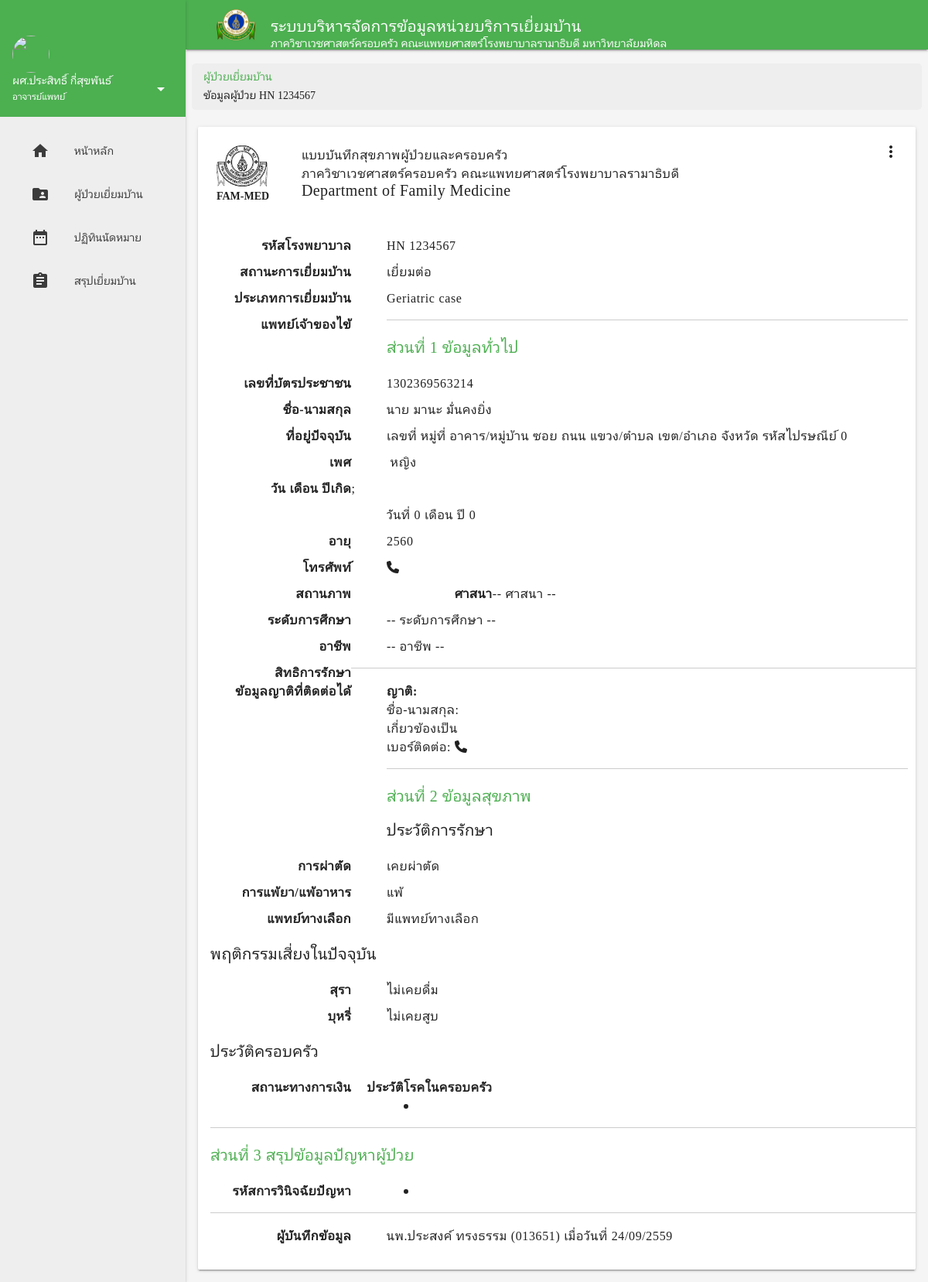
/patient_show.php?hn=1234567 (signed in), run on the app's committed database.
### tables this page shows
CREATE TABLE `patientinfo` (
  `patient_hn` int(7) NOT NULL,
  `patient_visit_status` int(1) DEFAULT NULL,
  `patient_visit_type` int(1) DEFAULT NULL,
  `patient_id` varchar(13) NOT NULL,
  `patient_p_name` varchar(100) DEFAULT NULL,
  `patient_name` varchar(50) DEFAULT NULL,
  `patient_surname` varchar(50) DEFAULT NULL,
  `patient_gender` varchar(1) DEFAULT NULL,
  `patient_dateofbirth` int(2) DEFAULT NULL,
  `patient_monthofbirth` varchar(15) DEFAULT NULL,
  `patient_yearofbirth` int(4) DEFAULT NULL,
  `patient_status` varchar(20) DEFAULT NULL,
  `patient_religion` varchar(15) DEFAULT NULL,
  `patient_occupation` varchar(50) DEFAULT NULL,
  `patient_education` varchar(30) NOT NULL,
  `insure` varchar(10) NOT NULL,
  `patient_add_no` varchar(10) DEFAULT NULL,
  `patient_add_mhoo` varchar(10) NOT NULL,
  `patient_add_village` varchar(30) NOT NULL,
  `patient_add_soi` varchar(30) NOT NULL,
  `patient_add_road` varchar(30) NOT NULL,
  `patient_add_subdis` varchar(30) NOT NULL,
  `patient_add_dis` varchar(30) NOT NULL,
  `patient_add_province` varchar(30) NOT NULL,
  `patient_add_zip` int(4) NOT NULL,
  `patient_no_home` varchar(30) NOT NULL,
  `patient_no_mobile` varchar(10) NOT NULL,
  `patient_no_work` varchar(10) NOT NULL,
  `patient_doctor_owner` varchar(50) NOT NULL,
  `patient_doctor_visit` varchar(50) NOT NULL,
  `surgery` varchar(50) NOT NULL,
  `allergic` varchar(50) NOT NULL,
  `alternative` varchar(50) NOT NULL,
  `alcohol` varchar(4) NOT NULL,
  `alcohol_input` int(1) NOT NULL,
  `cigarette` varchar(4) NOT NULL,
  `cigarette_amout` int(3) NOT NULL,
  `cigarette_period` int(3) NOT NULL,
  `money` int(1) NOT NULL,
  `hypertansion` int(1) NOT NULL,
  `diabetes_mellitus` int(1) NOT NULL,
  `dyslipidemia` int(1) NOT NULL,
  `stroke` int(1) NOT NULL,
  `cad` int(1) NOT NULL,
  `cancer` varchar(50) NOT NULL,
  `other` varchar(50) NOT NULL,
  `main` varchar(5) NOT NULL,
  `problem` varchar(150) NOT NULL,
  `num_visit` int(2) NOT NULL,
  `last_visit` date NOT NULL,
  `next_visit` date NOT NULL,
  `relate_name` varchar(60) NOT NULL,
  `relate_tel` varchar(10) NOT NULL,
  `relate_def` varchar(20) NOT NULL
);

### patient_show.php (the view, shortened to what this page needs)
<!DOCTYPE html>
<html>
<?php
                                    $dbname = 'homevisit';
$hn = $_GET["hn"];
$sql20="SELECT * from patientinfo where patient_hn like '$hn' ";
$result = mysql_db_query($dbname,$sql20) or die (mysql_error());
$row = mysql_fetch_array($result);
$type = $row["patient_visit_type"];
switch ($type) {
case 2:
    $type = "Geriatric case"; break;
}
    $hn = $row["patient_hn"];
    $add = $row["patient_p_name"]." ".$row["patient_name"]." ".$row["patient_surname"];
    $addd = "เลขที่ ".$row["patient_add_no"]." หมู่ที่ ".$row["patient_add_mhoo"]." อาคาร/หมู่บ้าน ".$row["patient_add_village"]." ซอย ".$row["patient_add_soi"]." ถนน ".$row["patient_add_road"]." แขวง/ตำบล ".$row["patient_add_subdis"]." เขต/อำเภอ ".$row["patient_add_dis"]." จังหวัด ".$row["patient_add_province"]." รหัสไปรษณีย์ ".$row["patient_add_zip"];
    $gender = $row["patient_gender"];
    $l2 = "วันที่ ".$row["patient_dateofbirth"]." เดือน ".$row["patient_monthofbirth"]." ปี ".$row["patient_yearofbirth"];
    $id = $row["patient_id"];
    $a = $row["patient_yearofbirth"];
$tel = $row["patient_no_mobile"];
$religion = $row["patient_religion"];
$edu = $row["patient_education"];
$occ = $row["patient_occupation"];
$r1 = $row["relate_name"];
$r2 = $row["relate_def"];
$sur = $row["surgery"];
$al = $row["alternative"];
$b = $row["alcohol"];
$ll = $row["problem"];
$ci = $row["cigarette"];
$other = $row["other"];
$lov = $row["allergic"];
    ?>
    <head>
    <link rel="stylesheet" href="lib/mdl/material.min.css">
    <link rel="stylesheet" href="lib/mdl-template-dashboard/styles.css">
    <link rel="stylesheet" href="lib/font-awesome-4.6.3/css/font-awesome.min.css">
    <link rel="stylesheet" href="css/main.css">
    <link rel="stylesheet" href="css/font.css">
    <link rel="stylesheet" href="css/breadcrumb.css">
    </head>
    <body>
        <div class="demo-layout mdl-layout mdl-js-layout mdl-layout--fixed-drawer mdl-layout--fixed-header">
           <?php include "header.html";?>
            <main class="mdl-layout__content mdl-color--grey-100">
                <div class="mdl-grid demo-content">
                    <ul class="breadcrumb">
                        <li><a href="patient.html">ผู้ป่วยเยี่ยมบ้าน</a></li>
                        <li>ข้อมูลผู้ป่วย HN
                            <?php echo $hn;?>
                        </li>
                    </ul>
                    <div class="demo-updates mdl-card mdl-shadow--2dp mdl-cell mdl-cell--12-col mdl-cell--12-col-tablet mdl-cell--12-col-desktop">
                        <div class="mdl-card__menu">
                            <button id="menu-function" class="mdl-button mdl-js-button mdl-button--icon"> <i class="material-icons">more_vert</i> </button>
                        </div>
                        <div class="mdl-card__supporting-text mdl-color-text--grey-900 mdl-cell--12-col">
                            <div class="mdl-grid mdl-typography--subhead">
                                <div><img class="logo-report" src="img/logo-report.jpg">
                                    <p class="mdl-typography--body-2">FAM-MED</p>
                                </div>
                                <div> แบบบันทึกสุขภาพผู้ป่วยและครอบครัว
                                    <br> ภาควิชาเวชศาสตร์ครอบครัว คณะแพทยศาสตร์โรงพยาบาลรามาธิบดี
                                    <p class="mdl-typography--title">Department of Family Medicine</p>
                                </div>
                            </div>
                            <dl class="dl-horizontal mdl-typography--subhead"> <dt>รหัสโรงพยาบาล</dt>
                                <dd>HN
                                    <?php echo $hn;?>
                                </dd> <dt>สถานะการเยี่ยมบ้าน</dt>
                                <dd>เยี่ยมต่อ</dd> <dt>ประเภทการเยี่ยมบ้าน</dt>
                                <dd>
                                    <?php echo $type;?>
                                </dd> <dt>แพทย์เจ้าของไข้</dt>
                                <dd>
                                        <hr>
                                        <h1 class="mdl-typography--title mdl-color-text--green">ส่วนที่ 1 ข้อมูลทั่วไป</h1> <dt>เลขที่บัตรประชาชน</dt>
                                        <dd>
                                            <?php echo $id;?>
                                        </dd> <dt>ชื่อ-นามสกุล</dt>
                                        <dd>
                                            <?php echo $add;?>
                                        </dd> <dt>ที่อยู่ปัจจุบัน</dt>
                                        <dd>
                                            <?php echo $addd;?>
                                        </dd> <dt>เพศ</dt>
                                        <dd>
                                            <?php
                                $mars = "fa fa-mars";
                                $venus = "fa fa-venus";
                                if ($gender == "male"){
                                    echo "<i class={$mars}></i> ชาย</dd>;";
                                }
                                else
                                    echo "<i class={$venus}></i> หญิง</dd>;";
                                ?> </dd> <dt>วัน เดือน ปีเกิด</dt>
                                        <dd>
                                            <?php  echo $l2; ?>
                                        </dd> <dt>อายุ</dt>
                                        <dd>
                                            <?php
                                $age = 2560 - $a;
                                echo $age;
                                ?>
                                        </dd> <dt>โทรศัพท์</dt>
                                        <dd><i class="fa fa-phone"></i>
                                        </dd>
                            <dt>สถานภาพ</dt>
                                         <dt>ศาสนา</dt>
                                        <dd>
                                            <?php
                                if ($religion  == 1) echo "พุธ" ;
                                else if ($religion  == 2)echo "คริสต์" ;
                                else if ($religion  == 3)echo "อิสลาม" ;
                                else echo $religion ;
                                ?>
                                        </dd> <dt>ระดับการศึกษา</dt>
                                        <dd>
                                            <?php  switch($edu){
        default:
        echo $edu;
                            };
                                ?>
                                        </dd> <dt>อาชีพ</dt>
                                        <dd>
                                            <?php  switch($occ){
        default:
        echo $occ;
                            };
                                ?>
                                        </dd> <dt>สิทธิการรักษา</dt>
                                        <hr> <dt>ข้อมูลญาติที่ติดต่อได้</dt>
                                        <dd> <b>ญาติ:</b>
                                            <br>ชื่อ-นามสกุล: <?php $r1; ?>
                                            <br>เกี่ยวข้องเป็น <?php $r2; ?>
                                            <br>เบอร์ติดต่อ: <i class="fa fa-phone"></i> <?php $tel; ?>
                                        <hr>
                                        <h1 class="mdl-typography--title mdl-color-text--green">ส่วนที่ 2 ข้อมูลสุขภาพ</h1>
                                        <h3 class="mdl-typography--title">ประวัติการรักษา</h3> <dt>การผ่าตัด</dt>
                                        <dd>
                                            <?php
                                if ($sur ==0) echo "ไม่เคยผ่าตัด";
                                else echo "เคยผ่าตัด ".$sur;
                                ?>
                                        </dd> <dt>การแพ้ยา/แพ้อาหาร</dt>
                                        <dd>
                                            <?php
                                    if ($lov ===0) {echo "ไม่แพ้ยาและไม่แพ้อาหาร".$row["allergic"];}
                                    else {
                                     echo    "แพ้ ".$lov;}
                                ?>
                                        </dd> <dt>แพทย์ทางเลือก</dt>
                                        <dd>
                                            <?php  if($al==0) echo "ไม่มีแพทย์ทางเลือก";
                                    else echo "มีแพทย์ทางเลือก ".$al;
                                ?>
                                        </dd>
                                        <h3 class="mdl-typography--title">พฤติกรรมเสี่ยงในปัจจุบัน</h3> <dt>สุรา</dt>
                                        <dd>
                                            <?php
                                        if ($b == "NO"){
                                             echo "ไม่เคยดื่ม" ;
                                        }
                                ?>
                                        </dd> <dt>บุหรี่</dt>
                                        <dd>
                                            <?php
                                        if ($ci == "NO"){
                                             echo "ไม่เคยสูบ" ;
                                        }
                                ?>
                                        </dd>
                                        <h3 class="mdl-typography--title">ประวัติครอบครัว</h3> <dt>สถานะทางการเงิน</dt>
                                         <dt>ประวัติโรคในครอบครัว</dt>
                                        <dd>
                                            <ul class="mdl-typography--subhead">
                                                <br>
                                                <?php
                                        if ($other!=0) echo "<li>".$row["other"]."</li>";
                                    ?>
                                            </ul>
                                        </dd>
                                        <hr>
                                        <h1 class="mdl-typography--title mdl-color-text--green">ส่วนที่ 3 สรุปข้อมูลปัญหาผู้ป่วย</h1> <dt>รหัสการวินิจฉัยปัญหา</dt>
                                        <dd>
                                            <ul class="mdl-typography--subhead">
                                                <?php $test = $ll;
                                            $mind = explode (",",$test);
                                            $a = 0;
                                                while ($a < sizeof($mind)){
                                                    $s="SELECT * from icd10 where icd10_id like '$mind[$a]' ";
                                                    $r = mysql_db_query($dbname,$s) or die (mysql_error());
                                                    $ro = mysql_fetch_array($r);
                                                echo "<li>".$ro["icd10_id"]." ".$ro["icd10_name"]."</li>";
                                                $a++;
                                                }?>
                                            </ul>
                                        </dd>
                                        <hr> <dt> ผู้บันทึกข้อมูล </dt>
                                        <dd> นพ.ประสงค์ ทรงธรรม (013651) เมื่อวันที่ 24/09/2559 </dd>
                            </dl>
                        </div>
                    </div>
                </div>
            </main>
        </div>
    </body>
</html>

### css/main.css (style rules this page uses)
body { background-color: #fff; }
a { text-decoration: none; color: #4caf50; }
.logo-report { width: 60%; }
.dl-horizontal dt { float: left; min-width: 20%; text-align: right; }
.dl-horizontal dd { margin: 10px; margin-left: 25%; }
.breadcrumb { margin-top: 10px; padding-left: 15px; padding-top: 5px; padding-bottom: 7px; list-style: none; background-color: #eee; width: 100%; border-radius: 5px; }

### data on the page
patientinfo: patient_hn "1234567", patient_visit_type "Geriatric case", patient "1302369563214", add "นาย มานะ มั่นคงยิ่ง", addd "เลขที่ หมู่ที่ อาคาร/หมู่บ้าน ซอย ถนน แขวง/ตำบล เขต/อำเภอ จังหวัด รหัสไปรษณีย์ 0", l2 "วันที่ 0 เดือน ปี 0", patient_yearofbirth "2560", patient_religion "-- ศาสนา --", patient_education "-- ระดับการศึกษา --", patient_occupation "-- อาชีพ --"
